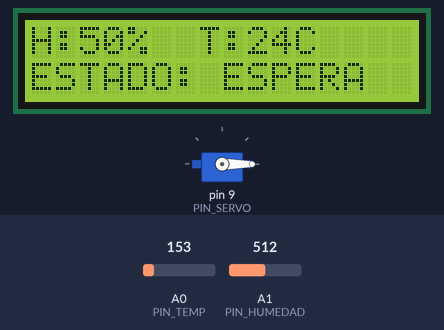
Recording of a sketch running on a simulated Arduino Uno, built with avr-gcc and run on an emulated ATmega328P. On the bench: servo, 16×2 character LCD. Inputs (shaded band) come from the test bench; at power-on: A1 (PIN_HUMEDAD) = 512, A0 (PIN_TEMP) = 153. What the sketch prints to the serial monitor is not drawn.

Above: at 2.7 s.
2.8 s: A1 (PIN_HUMEDAD) set to 169
At 3.4 s:
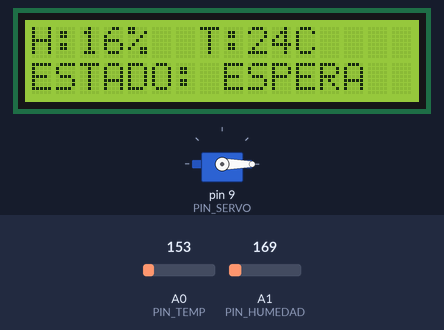
4.5 s: A1 (PIN_HUMEDAD) set to 142
At 5.2 s:
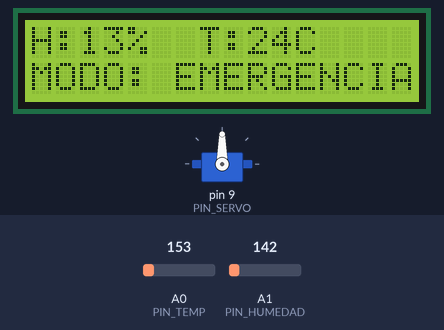
6.1 s: A0 (PIN_TEMP) set to 165
At 7.0 s:
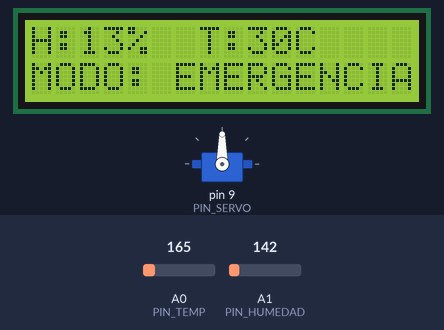
7.8 s: A1 (PIN_HUMEDAD) set to 306
At 8.8 s:
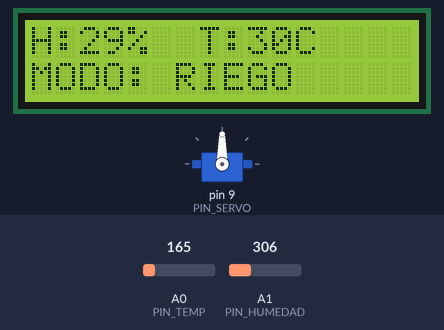
9.5 s: A0 (PIN_TEMP) set to 153
At 10.6 s:
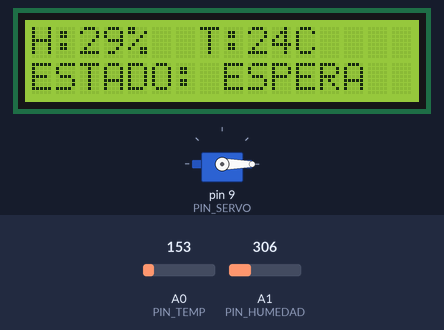
11.2 s: A0 (PIN_TEMP) set to 133
At 12.3 s:
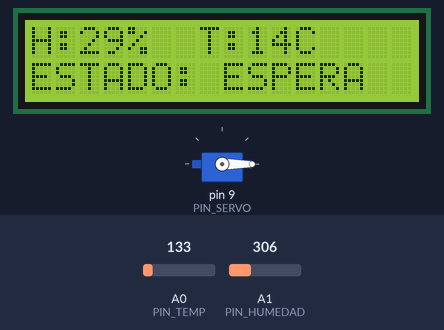
12.9 s: A0 (PIN_TEMP) set to 116
Timing chart, 0 to 15.5 s (numbered marks = the images above; inputs shaded):
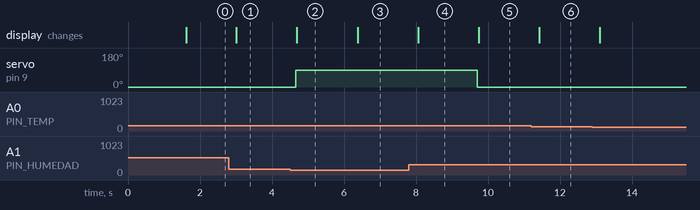

The sketch:

sistema_de_riego.ino
```cpp
#include <LiquidCrystal_I2C.h>
#include <Wire.h>
#include <Servo.h>

// ==========================================
// 1. DEFINICIÓN DE PINES Y CONSTANTES
// ==========================================
const int PIN_TEMP = A0;
const int PIN_HUMEDAD = A1;
const int PIN_SERVO = 9;

const int UMBRAL_HUM_MINIMA = 40;
const int UMBRAL_HUM_CRITICA = 15;
const int UMBRAL_TEMP_ALTA = 28;

Servo valvulaServo;
LiquidCrystal_I2C lcd(32, 16, 2);

// ==========================================
// 2. CONFIGURACIÓN INICIAL
// ==========================================
void setup() {
  Serial.begin(9600);

  valvulaServo.attach(PIN_SERVO);
  valvulaServo.write(0);

  // Inicialización para el LCD I2C
  lcd.init();
  lcd.backlight();
  lcd.setCursor(0,0);
  lcd.print("SISTEMA DE RIEGO");
  delay(1500);
  lcd.clear();
}

// ==========================================
// 3. PIPELINE DE PROCESAMIENTO
// ==========================================
void loop() {
  int humedad = obtenerHumedad();
  int temperatura = obtenerTemperatura();

  //Enviar datos al Monitor Serie
  Serial.print("Temperatura: ");
  Serial.print(temperatura);
  Serial.print("C | Humedad: ");
  Serial.print(humedad);
  Serial.println("%");

  bool activarRiego = evaluarLogica(humedad, temperatura);

  ejecutarAccion(activarRiego);
  mostrarEstado(humedad, temperatura, activarRiego);

  delay(250);
}

// ==========================================
// 4. MÉTODOS
// ==========================================
int obtenerHumedad() {
  int lectura = analogRead(PIN_HUMEDAD);
  return map(lectura, 0, 1023, 0, 100);
}

int obtenerTemperatura() {
  int lectura = analogRead(PIN_TEMP);
  float voltaje = lectura * (5.0 / 1024.0);
  float celsius = (voltaje - 0.5) * 100;
  return (int)celsius;
}

bool evaluarLogica(int hum, int temp) {
  bool reglaNormal = (hum < UMBRAL_HUM_MINIMA) && (temp > UMBRAL_TEMP_ALTA);
  bool reglaEmergencia = (hum < UMBRAL_HUM_CRITICA);
  return (reglaNormal || reglaEmergencia);
}

void ejecutarAccion(bool regar) {
  if (regar) {
    valvulaServo.write(90);
  } else {
    valvulaServo.write(0);
  }
}

void mostrarEstado(int h, int t, bool r) {
  lcd.setCursor(0, 0);
  lcd.print("H:"); lcd.print(h); lcd.print("%  ");
  lcd.print("T:"); lcd.print(t); lcd.print("C  ");

  lcd.setCursor(0, 1);
  if (r) {
    if (h < UMBRAL_HUM_CRITICA) {
      lcd.print("MODO: EMERGENCIA");
    } else {
      lcd.print("MODO: RIEGO     ");
    }
  } else {
    lcd.print("ESTADO: ESPERA  ");
  }
}
```

Measured:
- the behaviour switches between 154 and 153 on A1 (PIN_HUMEDAD) (found by bisection; images 1 and 2)
- the behaviour switches between 162 and 161 on A0 (PIN_TEMP) (found by bisection; images 4 and 5)
- after the input at 2.8 s, the display: changes after 0.21 s (image 1)
- after the input at 4.5 s, servo on pin 9 (PIN_SERVO): 0° → 90° after 0.16 s; the display: changes after 0.19 s (image 2)
- after the input at 6.1 s, the display: changes after 0.28 s (image 3)
- after the input at 7.8 s, the display: changes after 0.26 s (image 4)
- after the input at 9.5 s, servo on pin 9 (PIN_SERVO): 90° → 0° after 0.21 s; the display: changes after 0.24 s (image 5)
- after the input at 11.2 s, the display: changes after 0.22 s (image 6)
